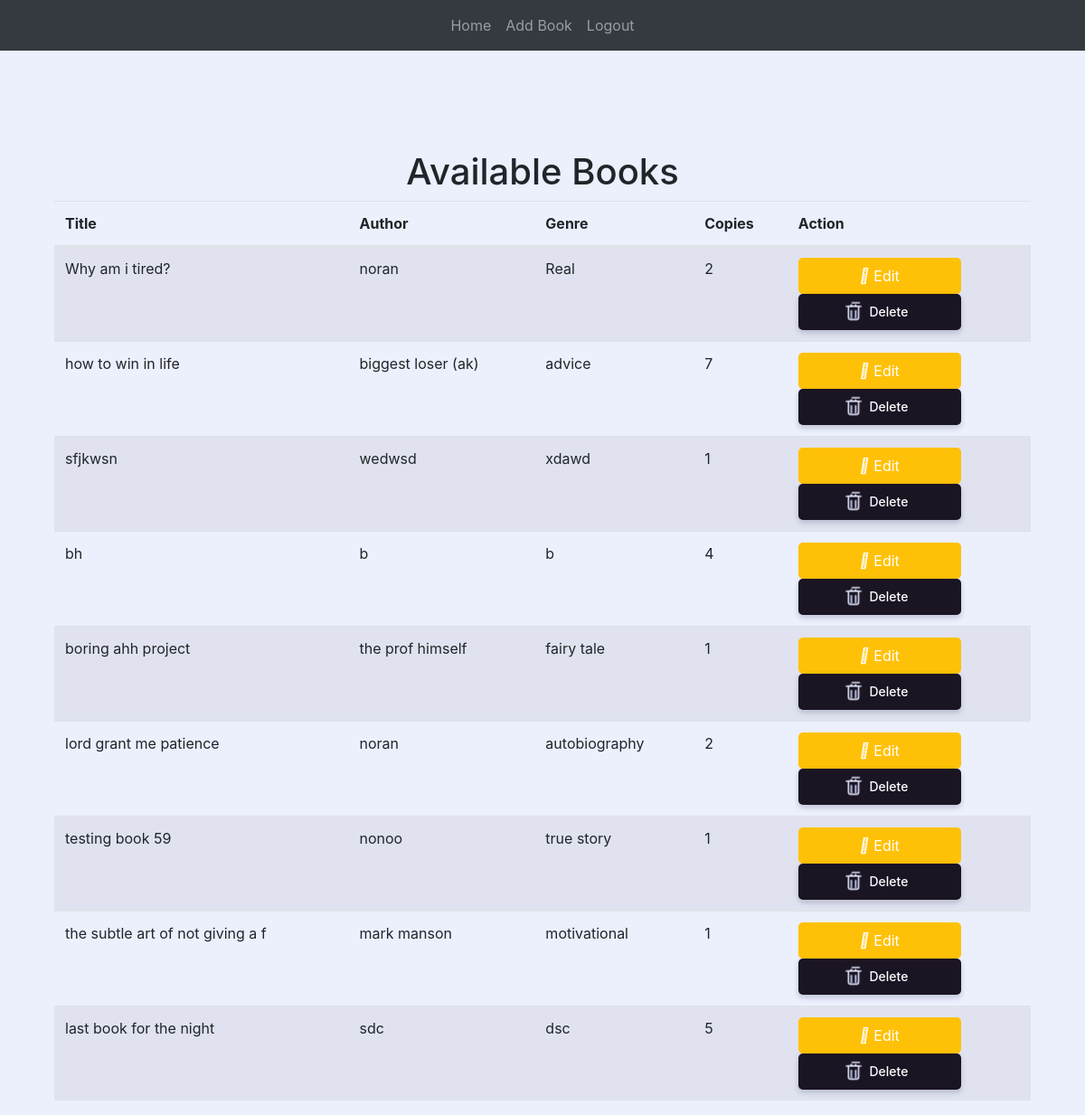
/book-list (signed in), run on an earlier commit of the app's database.
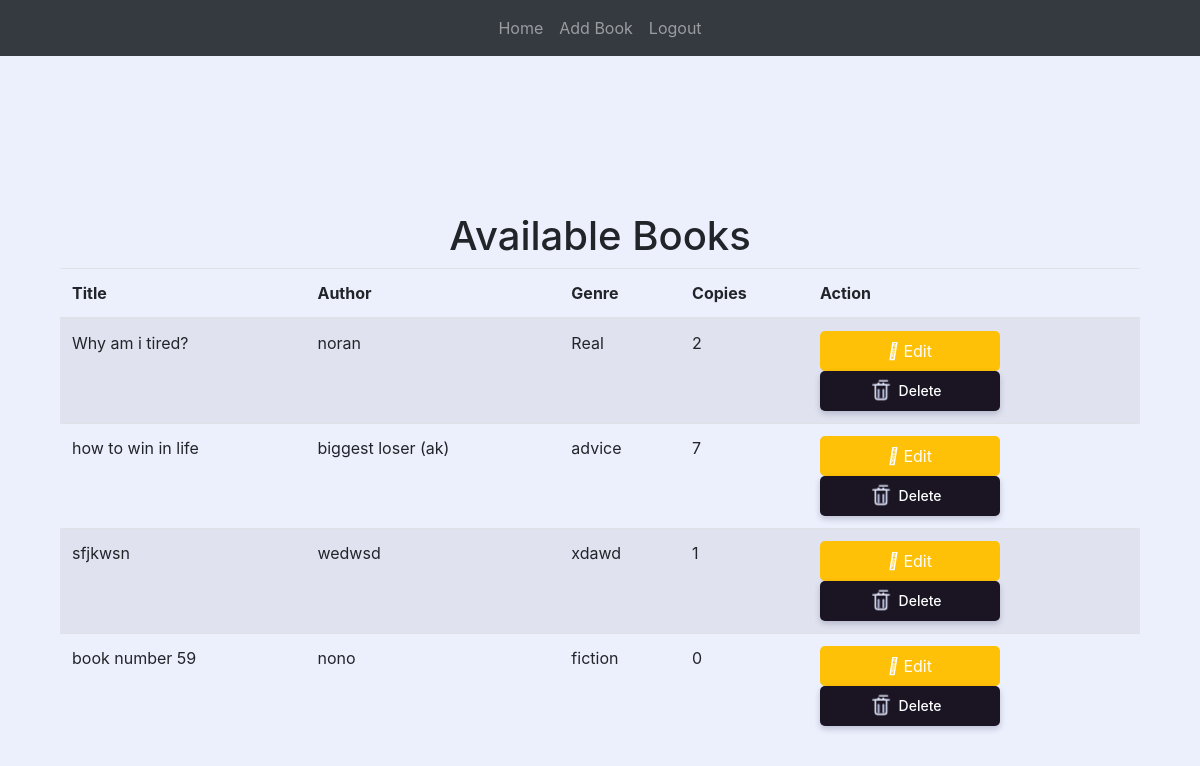
And on a later commit of the database.
### website/models.py (models this page shows)
class Book(db.Model):
    id = db.Column(db.Integer, primary_key=True)  # a reference ID
    name = db.Column(db.String(150), nullable=False)  # a title
    author = db.Column(db.String(150), nullable=False)  # an author
    genre = db.Column(db.String(50), nullable=True)  # genre (optional)
    copies = db.Column(db.Integer, nullable=False)  # number of total copies
    remaining_copies = db.Column(db.Integer, nullable=False)  # number of remaining copies
    content_link = db.Column(db.String(500), nullable=True)  # link to access the book (optional)
    borrowed_books = db.relationship('BorrowedBook', backref='book')# relationship to track borrow records for this book

### website/views.py (the view)
@views.route('/book-list')
@login_required
def book_list():
    books = Book.query.all()
    borrowed_book_ids = [borrow.book_id for borrow in current_user.borrowed_books]
    return render_template('book_list.html', books=books, borrowed_book_ids=borrowed_book_ids)

### website/templates/book_list.html (shortened to what this page needs)
{% extends "base.html" %}
{% block content %}
<div class="container mt-5 pt-5">
    <h1 class="text-center">Available Books</h1>
    <table class="table table-striped">
        <thead>
            <link rel="stylesheet" href="{{ url_for('static', filename='css/style.css') }}">
            <tr>
                <th>Title</th>
                <th>Author</th>
                <th>Genre</th>
                <th>Copies</th>
                <th>Action</th>
            </tr>
        </thead>
        <tbody>
            {% for row in books %}
            <tr>
                <td>{{ row.name }}</td>
                <td>{{ row.author }}</td>
                <td>{{ row.genre }}</td>
                <td>{{ row.remaining_copies }}</td>
                <td>
                    {% if current_user.is_admin %}
                    <a href="/edit-book/{{ row.id }}">
                        <button class="btn btn-warning edit-button">
                            <i class="fas fa-cog"></i> Edit
                        </button>
                    </a>
                    <form action="{{ url_for('views.delete_book', book_id=row.id) }}" method="POST" style="display: inline;">
                        <button class="button" onclick="deleteBook(event, {{ row.id }})">
                            <div class="trash">
                                <div class="top">
                                </div>
                                <div class="box"></div>
                            </div>
                            <span>Delete</span>
                        </button>
                    </form>
                    {% endif %}
                </td>
            </tr>
            {% endfor %}
        </tbody>
    </table>
</div>
{% endblock %}

### website/templates/base.html (shortened to what this page needs)
<!DOCTYPE html>
<html>
  <head>
    <link
      rel="stylesheet"
      href="https://stackpath.bootstrapcdn.com/bootstrap/4.4.1/css/bootstrap.min.css"
    />
    <link
      rel="stylesheet"
      href="https://stackpath.bootstrapcdn.com/font-awesome/4.7.0/css/font-awesome.min.css"
    />
  </head>
  <body>
    <nav class="navbar navbar-expand-lg navbar-dark bg-dark fixed-top">
          <div class="collapse navbar-collapse justify-content-center" id="navbar">
              <ul class="navbar-nav">
                  {% if current_user.is_authenticated %}
                  {% if request.path != '/' %}
                  <li class="nav-item">
                      <a class="nav-link {% if request.path == '/' %}active{% endif %}" id="home" href="/">Home</a>
                  </li>
                  {% endif %}
                  {% if current_user.is_admin %}
                  {% if request.path != '/add-book' %}
                  <li class="nav-item">
                      <a class="nav-link {% if request.path == '/add-book' %}active{% endif %}" id="addBook" href="/add-book">Add Book</a>
                  </li>
                  {% endif %}
                  <li class="nav-item">
                      <a class="nav-link" id="logout" href="/logout">Logout</a>
                  </li>
                  {% endif %}
                  {% endif %}
              </ul>
          </div>
  </nav>
    <div class="container">{% block content %} {% endblock %}</div>
  </body>
</html>

### website/static/css/style.css (style rules this page uses)
.button { --background: #1A1423; --background-hover: #372549; --text: #fff; --shadow: rgba(0, 9, 61, .2); --paper: #B75D69; --paper-lines: #fff; --trash: #e1e6f9; --trash-lines: #bbc1e1; --check: #fff; --check-background: #B75D69; position: relative; border: none; outline: none; background: none; padding: 10px 20px; border-radius: 5px; min-width: 120px; cursor: pointer; display: flex; align-items: center; justify-content: center; color: var(--text); background: var(--btn, var(--background)); box-shadow: 0 var(--shadow-y, 3px) var(--shadow-blur, 6px) var(--shadow); transform: scale(var(--scale, 1)); transition: transform 0.3s, box-shadow 0.3s, background 0.3s; }
.button span { font-size: 14px; line-height: 18px; font-weight: 500; opacity: var(--span-opacity, 1); transform: translateX(var(--span-x, 0)) translateZ(0); transition: transform 0.4s ease var(--span-delay, 0.2s), opacity 0.3s ease var(--span-delay, 0.2s); }
.button .trash { display: block; position: relative; left: -5px; transform: translate(var(--trash-x, 0), var(--trash-y, 1px)) translateZ(0) scale(var(--trash-scale, 0.8)); transition: transform 0.5s; }
.button .trash:before, .button .trash:after { content: ''; position: absolute; height: 6px; width: 2px; border-radius: 1px; background: var(--icon, var(--trash)); bottom: 100%; transform-origin: 50% 6px; transform: translate(var(--x, 3px), 2px) scaleY(var(--sy, 0.7)) rotate(var(--r, 0deg)); transition: transform 0.4s, background 0.3s; }
.button .trash:before { left: 1px; }
.button .trash:after { right: 1px; --x: -3px; }
.button .trash .top { position: absolute; overflow: hidden; left: -3px; right: -3px; bottom: 100%; height: 30px; z-index: 1; transform: translateY(2px); }
.button .trash .top:before, .button .trash .top:after { content: ''; position: absolute; border-radius: 1px; background: var(--icon, var(--trash)); width: var(--w, 12px); height: var(--h, 2px); left: var(--l, 8px); bottom: var(--b, 5px); transition: background 0.3s, transform 0.4s; }
.button .trash .top:after { --w: 28px; --h: 2px; --l: 0; --b: 0; transform: scaleX(var(--trash-line-scale, 1)); }
.button .trash .box { width: 16px; height: 20px; border: 2px solid var(--icon, var(--trash)); border-radius: 1px 1px 4px 4px; position: relative; overflow: hidden; z-index: 2; transition: border-color 0.3s; }
.button .trash .box:before, .button .trash .box:after { content: ''; position: absolute; width: 4px; height: var(--h, 20px); top: 0; left: var(--l, 50%); background: var(--b, var(--trash-lines)); }
.button .trash .box:before { border-radius: 2px; margin-left: -2px; transform: translateX(-3px) scale(0.6); box-shadow: 10px 0 0 var(--trash-lines); opacity: var(--trash-lines-opacity, 1); transition: transform 0.4s, opacity 0.4s; }
.button .trash .box:after { --h: 16px; --b: var(--paper); --l: 1px; transform: translate(-0.5px, -16px) scaleX(0.5); box-shadow: 7px 0 0 var(--paper), 14px 0 0 var(--paper), 21px 0 0 var(--paper); }
html { box-sizing: border-box; -webkit-font-smoothing: antialiased; }
* { box-sizing: inherit; }
*:before, *:after { box-sizing: inherit; }
body { min-height: 100vh; display: flex; font-family: 'Inter', Arial; justify-content: center; align-items: center; background: #eceffc; }
.edit-button { display: inline-flex; align-items: center; justify-content: center; background-color: #ffc107; border: none; border-radius: 5px; padding: 8px 16px; color: #fff; font-size: 16px; cursor: pointer; transition: transform 0.3s ease; }
.edit-button i { margin-right: 5px; transition: transform 0.3s ease; }

### website/templates/base.html (style rules this page uses)
button { font-family: inherit; font-size: 20px; background: royalblue; color: white; padding: 0.9em 1.5em; display: flex; align-items: center; justify-content: center; border: none; border-radius: 16px; overflow: hidden; transition: all 0.2s; cursor: pointer; position: relative; width: 180px; }
button span { display: inline-block; margin-left: 0.3em; transition: transform 0.3s ease-in-out, opacity 0.3s ease-in-out; }

What changed in the data, as far as the page shows it:
removed Book: name "boring ahh project", author "the prof himself", genre "fairy tale", remaining_copies "1"
removed Book: name "lord grant me patience", author "noran", genre "autobiography", remaining_copies "2"
removed Book: name "testing book 59", author "nonoo", genre "true story", remaining_copies "1"
removed Book: name "the subtle art of not giving a f", author "mark manson", genre "motivational", remaining_copies "1"
removed Book: name "last book for the night", author "sdc", genre "dsc", remaining_copies "5"
changed Book: name "bh" → "book number 59"; author "b" → "nono"; genre "b" → "fiction"; remaining_copies "4" → "0"
